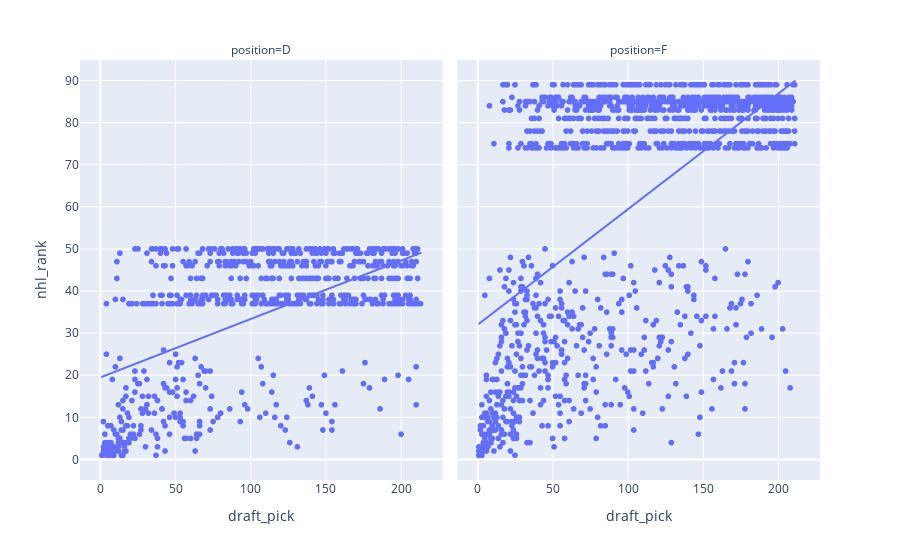

The notebook cell saved with this chart:
### Code cell
px.scatter(data_frame=df[df.position.notnull()],
           x='draft_pick',
           y='nhl_rank',
         facet_col='position',
         trendline="ols",
          )

### Figure 1 — Plotly figure (JSON) as saved in the notebook; plotly's stock layout.template omitted (floating-point values rounded to 4 significant figures; data arrays with more than 128 entries replaced by an {"elided": "..."} marker saying what was removed)
{"data": [{"hovertemplate": "position=D<br>draft_pick=%{x}<br>nhl_rank=%{y}<extra></extra>", "legendgroup": "", "marker": {"color": "#636efa", "symbol": "circle"}, "mode": "markers", "name": "", "showlegend": false, "type": "scattergl", "x": {"elided": "675 int values"}, "xaxis": "x", "y": {"elided": "675 int values"}, "yaxis": "y"}, {"hovertemplate": "<b>OLS trendline</b><br>nhl_rank = 0.138846 * draft_pick + 19.4808<br>R<sup>2</sup>=0.293018<br><br>position=D<br>draft_pick=%{x}<br>nhl_rank=%{y} <b>(trend)</b><extra></extra>", "legendgroup": "", "marker": {"color": "#636efa", "symbol": "circle"}, "mode": "lines", "name": "", "showlegend": false, "type": "scattergl", "x": {"elided": "675 int values"}, "xaxis": "x", "y": {"elided": "675 float values"}, "yaxis": "y"}, {"hovertemplate": "position=F<br>draft_pick=%{x}<br>nhl_rank=%{y}<extra></extra>", "legendgroup": "", "marker": {"color": "#636efa", "symbol": "circle"}, "mode": "markers", "name": "", "showlegend": false, "type": "scattergl", "x": {"elided": "1191 int values"}, "xaxis": "x2", "y": {"elided": "1191 int values"}, "yaxis": "y2"}, {"hovertemplate": "<b>OLS trendline</b><br>nhl_rank = 0.274568 * draft_pick + 31.9429<br>R<sup>2</sup>=0.313505<br><br>position=F<br>draft_pick=%{x}<br>nhl_rank=%{y} <b>(trend)</b><extra></extra>", "legendgroup": "", "marker": {"color": "#636efa", "symbol": "circle"}, "mode": "lines", "name": "", "showlegend": false, "type": "scattergl", "x": {"elided": "1191 int values"}, "xaxis": "x2", "y": {"elided": "1191 float values"}, "yaxis": "y2"}], "layout": {"annotations": [{"font": {}, "showarrow": false, "text": "position=D", "x": 0.245, "xanchor": "center", "xref": "paper", "y": 1, "yanchor": "bottom", "yref": "paper"}, {"font": {}, "showarrow": false, "text": "position=F", "x": 0.755, "xanchor": "center", "xref": "paper", "y": 1, "yanchor": "bottom", "yref": "paper"}], "legend": {"tracegroupgap": 0}, "margin": {"t": 60}, "xaxis": {"anchor": "y", "domain": [0, 0.49], "title": {"text": "draft_pick"}}, "xaxis2": {"anchor": "y2", "domain": [0.51, 1], "matches": "x", "title": {"text": "draft_pick"}}, "yaxis": {"anchor": "x", "domain": [0, 1], "title": {"text": "nhl_rank"}}, "yaxis2": {"anchor": "x2", "domain": [0, 1], "matches": "y", "showticklabels": false}}}
